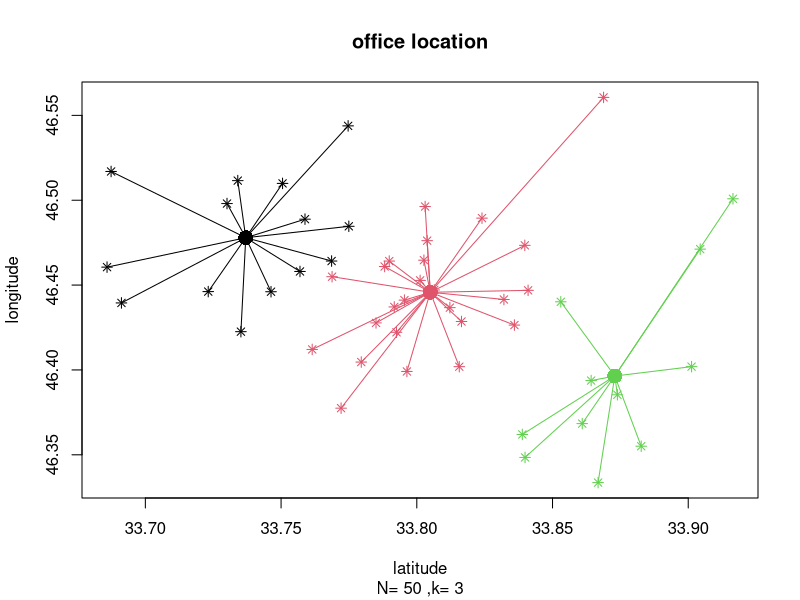

Source code (R):
# ==============================================================================
#  Programming with R  |  K-means clustering written from scratch
#  Locating k branch offices so the total distance to customers is minimised
#  Student ID: 4002013003
# ------------------------------------------------------------------------------
#  km(x, k)
#    x : an n x 2 matrix, column 1 = latitude, column 2 = longitude
#    k : the number of offices (clusters) to open
#
#  Returns a list:
#    centers   : k x 2 matrix with the optimal office coordinates
#    size      : how many customer points each office covers
#    clust     : for every point, the index (1..k) of its nearest office
#    clustdata : a list of the point coordinates grouped per office
#    itr       : number of iterations the algorithm needed to converge
#  and draws the "office location" plot.
#  Uses base R only -- no third-party packages.
# ==============================================================================

km <- function(x, k) {

  n <- nrow(x)

  # ---- helper: Euclidean distance from one point to every current centre ----
  dis <- function(point, centers) {
    sqrt((point[1] - centers[, 1])^2 + (point[2] - centers[, 2])^2)
  }

  # ---- Step 1 : pick k random points as the starting centres ----------------
  start <- sample(1:n, k)
  centers <- matrix(x[start, ], ncol = 2)

  clust  <- rep(0, n)   # current assignment
  clust0 <- rep(-1, n)  # previous assignment (forces at least one pass)
  itr <- 0

  # ---- Steps 2-5 : repeat until the assignment stops changing ---------------
  while (sum(clust != clust0) != 0) {

    itr <- itr + 1
    clust0 <- clust          # remember the previous assignment

    # Steps 2 & 3 : assign every point to its nearest centre
    for (i in 1:n) {
      d <- dis(x[i, ], centers)
      clust[i] <- which(d == min(d))[1]
    }

    # Step 4 : recompute each centre as the mean of the points it now covers
    for (c in 1:k) {
      if (sum(clust == c) != 0) {
        members <- which(clust == c)
        centers[c, 1] <- mean(x[members, 1])
        centers[c, 2] <- mean(x[members, 2])
      }
    }
  }

  # ---- Build the remaining output pieces ------------------------------------
  size      <- rep(0, k)
  clustdata <- list()
  for (c in 1:k) {
    members        <- which(clust == c)
    size[c]        <- sum(clust == c)
    clustdata[[c]] <- matrix(x[members, ], ncol = 2)
  }

  # ---- Plot : one colour per office, points linked to their office ----------
  plot(x[, 1], x[, 2], col = clust, pch = 8,
       xlab = "latitude", ylab = "longitude",
       main = "office location",
       sub = paste("N=", n, ",k=", k))

  # a line segment from each point to the centre of its cluster
  for (i in 1:n) {
    segments(x[i, 1], x[i, 2],
             centers[clust[i], 1], centers[clust[i], 2],
             col = clust[i])
  }

  # the offices themselves: same colour, drawn larger
  points(centers[, 1], centers[, 2], col = 1:k, pch = 16, cex = 2)

  # ---- Return the result list -----------------------------------------------
  return(list(centers   = centers,
              size      = size,
              clust     = clust,
              clustdata = clustdata,
              itr       = itr))
}

# ==============================================================================
#  Demo (the example from the assignment sheet)
# ==============================================================================
# 50 customer points scattered around a single town centre:
x <- cbind(matrix(rnorm(50, mean = 33.8000, sd = 0.05), ncol = 1),
           matrix(rnorm(50, mean = 46.4333, sd = 0.05), ncol = 1))

result <- km(x, 3)
print(result)
